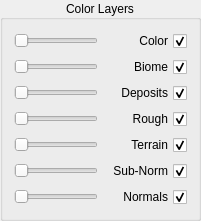
         <widget class="QGroupBox" name="colorGroup">
          <property name="sizePolicy">
           <sizepolicy hsizetype="Fixed" vsizetype="Fixed">
            <horstretch>0</horstretch>
            <verstretch>0</verstretch>
           </sizepolicy>
          </property>
          <property name="minimumSize">
           <size>
            <width>180</width>
            <height>210</height>
           </size>
          </property>
          <property name="font">
           <font>
            <strikeout>false</strikeout>
           </font>
          </property>
          <property name="toolTip">
           <string>Hotkey: 8</string>
          </property>
          <property name="title">
           <string>Color Layers</string>
          </property>
          <property name="alignment">
           <set>Qt::AlignmentFlag::AlignCenter</set>
          </property>
          <property name="checkable">
           <bool>false</bool>
          </property>
          <layout class="QGridLayout" name="gridLayout_15">
           <item row="11" column="1">
            <widget class="QCheckBox" name="enable_biome_view">
             <property name="toolTip">
              <string>Hotkey: 4</string>
             </property>
             <property name="layoutDirection">
              <enum>Qt::LayoutDirection::RightToLeft</enum>
             </property>
             <property name="text">
              <string>Biome</string>
             </property>
             <property name="checked">
              <bool>true</bool>
             </property>
            </widget>
           </item>
           <item row="14" column="0">
            <widget class="QSlider" name="resource_opacity">
             <property name="orientation">
              <enum>Qt::Orientation::Horizontal</enum>
             </property>
            </widget>
           </item>
           <item row="15" column="1">
            <widget class="QCheckBox" name="enable_rough_view">
             <property name="toolTip">
              <string>Hotkey: 6</string>
             </property>
             <property name="layoutDirection">
              <enum>Qt::LayoutDirection::RightToLeft</enum>
             </property>
             <property name="text">
              <string>Rough</string>
             </property>
             <property name="checked">
              <bool>true</bool>
             </property>
            </widget>
           </item>
           <item row="5" column="1">
            <widget class="QCheckBox" name="enable_color_view">
             <property name="toolTip">
              <string>Hotkey: 2</string>
             </property>
             <property name="layoutDirection">
              <enum>Qt::LayoutDirection::RightToLeft</enum>
             </property>
             <property name="text">
              <string>Color</string>
             </property>
             <property name="checked">
              <bool>true</bool>
             </property>
            </widget>
           </item>
           <item row="14" column="1">
            <widget class="QCheckBox" name="enable_resource_view">
             <property name="toolTip">
              <string>Hotkey: 5</string>
             </property>
             <property name="layoutDirection">
              <enum>Qt::LayoutDirection::RightToLeft</enum>
             </property>
             <property name="text">
              <string>Deposits</string>
             </property>
             <property name="checked">
              <bool>true</bool>
             </property>
            </widget>
           </item>
           <item row="18" column="1">
            <widget class="QCheckBox" name="enable_normal_view">
             <property name="toolTip">
              <string>Hotkey: 7</string>
             </property>
             <property name="layoutDirection">
              <enum>Qt::LayoutDirection::RightToLeft</enum>
             </property>
             <property name="text">
              <string>Normals</string>
             </property>
             <property name="checked">
              <bool>true</bool>
             </property>
            </widget>
           </item>
           <item row="5" column="0">
            <widget class="QSlider" name="color_opacity">
             <property name="orientation">
              <enum>Qt::Orientation::Horizontal</enum>
             </property>
            </widget>
           </item>
           <item row="18" column="0">
            <widget class="QSlider" name="normal_opacity">
             <property name="orientation">
              <enum>Qt::Orientation::Horizontal</enum>
             </property>
            </widget>
           </item>
           <item row="11" column="0">
            <widget class="QSlider" name="biome_opacity">
             <property name="orientation">
              <enum>Qt::Orientation::Horizontal</enum>
             </property>
            </widget>
           </item>
           <item row="15" column="0">
            <widget class="QSlider" name="rough_opacity">
             <property name="orientation">
              <enum>Qt::Orientation::Horizontal</enum>
             </property>
            </widget>
           </item>
           <item row="16" column="1">
            <widget class="QCheckBox" name="enable_terrain_view">
             <property name="toolTip">
              <string>Hotkey: 6</string>
             </property>
             <property name="layoutDirection">
              <enum>Qt::LayoutDirection::RightToLeft</enum>
             </property>
             <property name="text">
              <string>Terrain</string>
             </property>
             <property name="checked">
              <bool>true</bool>
             </property>
            </widget>
           </item>
           <item row="16" column="0">
            <widget class="QSlider" name="terrain_opacity">
             <property name="orientation">
              <enum>Qt::Orientation::Horizontal</enum>
             </property>
            </widget>
           </item>
           <item row="17" column="1">
            <widget class="QCheckBox" name="enable_terrain_normal_view">
             <property name="toolTip">
              <string>Hotkey: 3</string>
             </property>
             <property name="layoutDirection">
              <enum>Qt::LayoutDirection::RightToLeft</enum>
             </property>
             <property name="text">
              <string> Sub-Norm</string>
             </property>
             <property name="checked">
              <bool>true</bool>
             </property>
            </widget>
           </item>
           <item row="17" column="0">
            <widget class="QSlider" name="terrain_normal_opacity">
             <property name="orientation">
              <enum>Qt::Orientation::Horizontal</enum>
             </property>
            </widget>
           </item>
          </layout>
         </widget>
